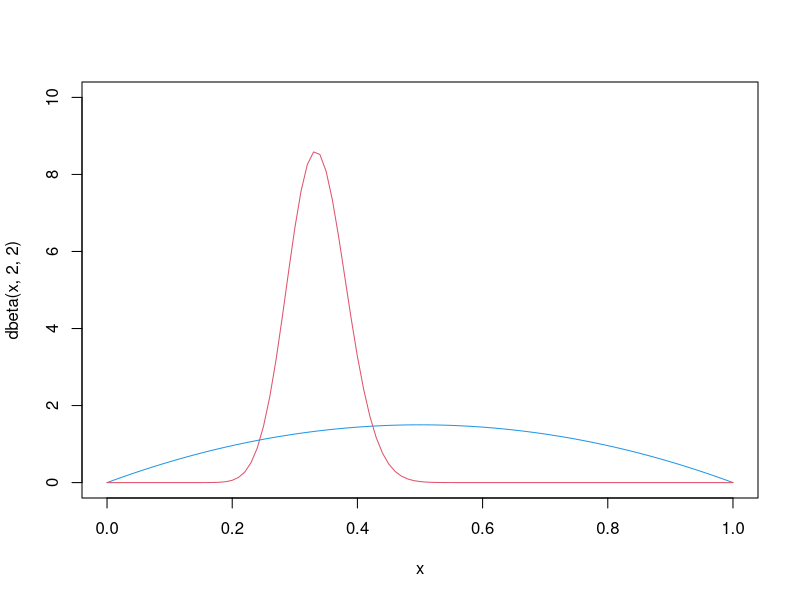

The R script that drew this image:
## ---- chunk 1
# unknown parameter
p <- 0.3

# number of observations
n <- 100

# generate Bernoulli observations
X <- 1* (runif(n) < p)

# sum of positive outcomes
k <- sum(X)

# the prior distribution (blue)
curve(dbeta(x, 2, 2), col=4, ylim=c(0,10))

# the posterior distribution (red)
curve(dbeta(x, 2+k, 2+n-k), col=2, add=TRUE)
